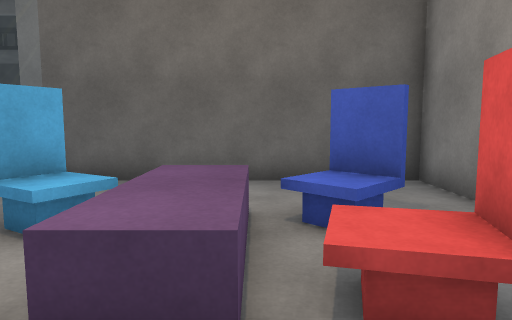
[1] (above)

24 first-person views from a walk through a 3-D level made in the Unity game engine. The camera is 1.3 m above the floor, tilts 6° down and sees 70° across. Doors are open. The floor is counted in squares, 1 m on a side. Each view is taken from the middle of a square. On the plan, view 1 faces up. The plan holds only what a view shows up to about 15 squares ahead; the rest is blank. The place goes on beyond the plan. The player character is not drawn.

[2]
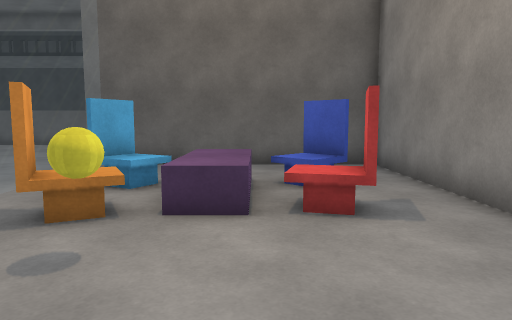

[3]
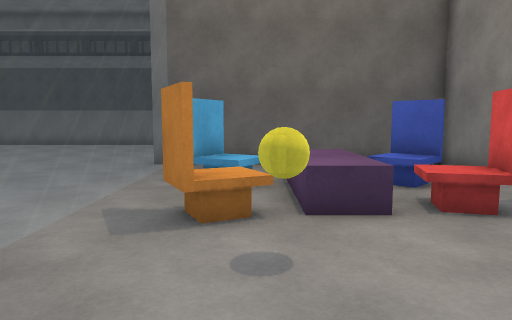

[4]
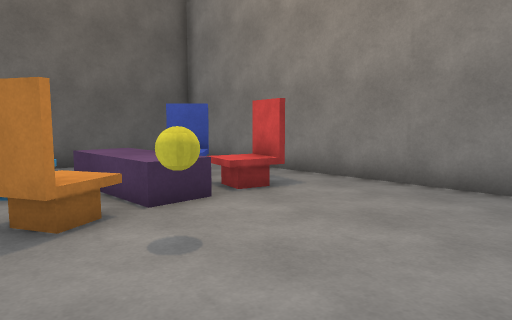

[5]
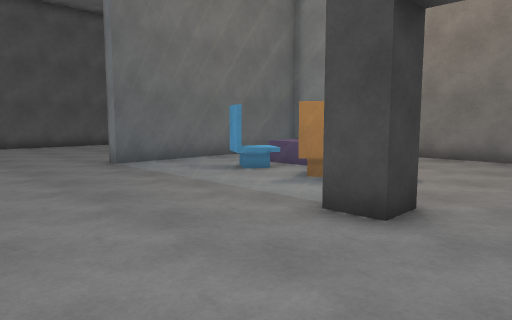

[6]
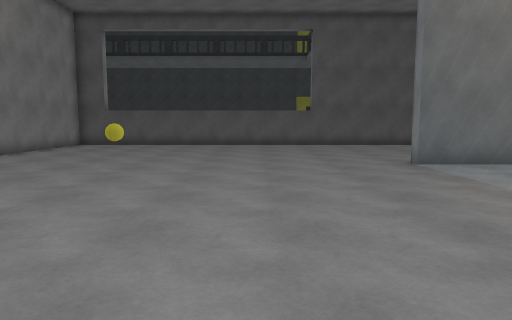

[7]
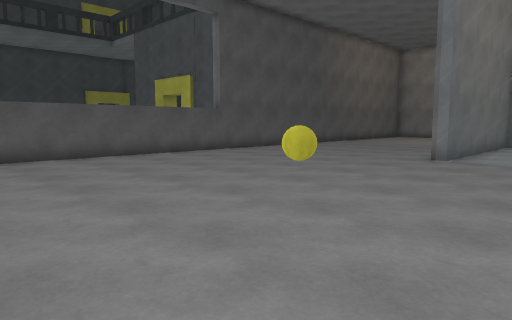

[8]
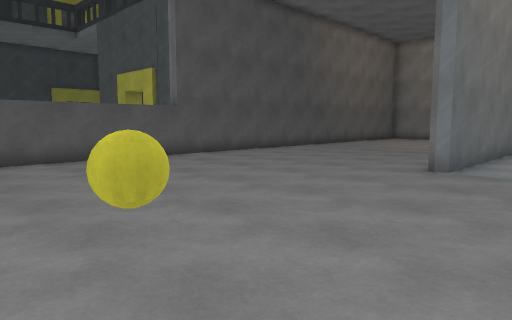

[9]
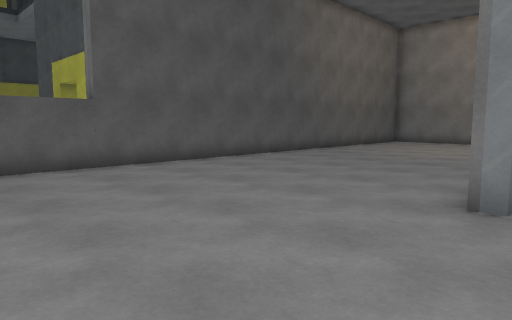

[10]
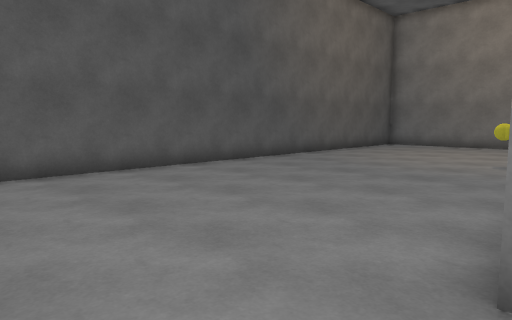

[11]
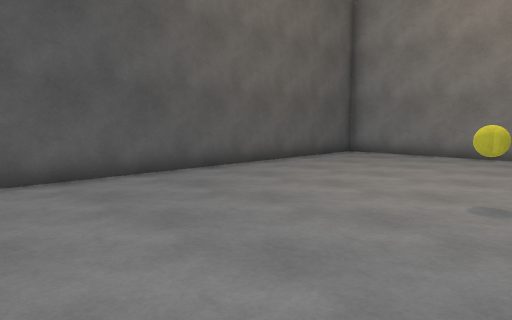

[12]
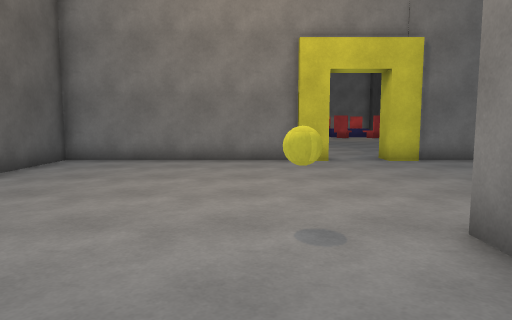

[13]
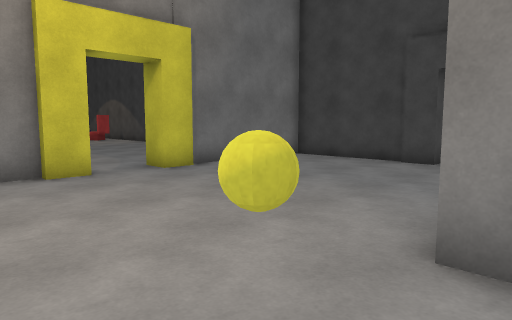

[14]
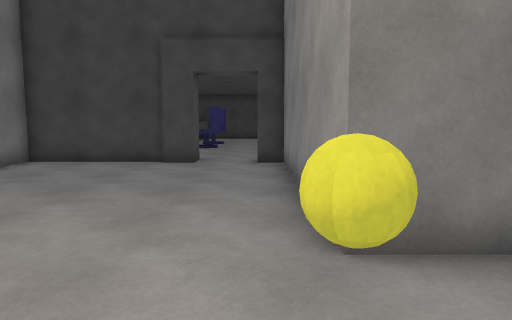

[15]
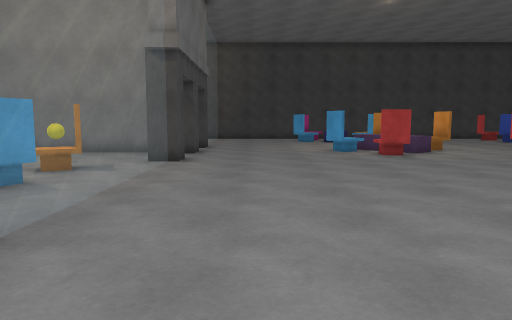

[16]
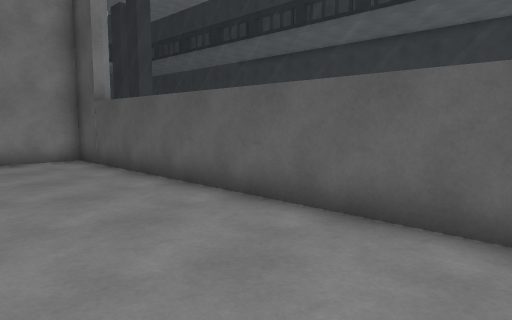

[17]
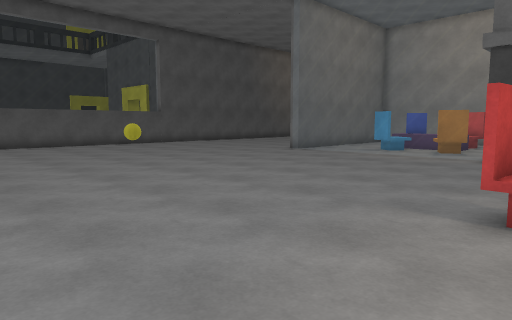

[18]
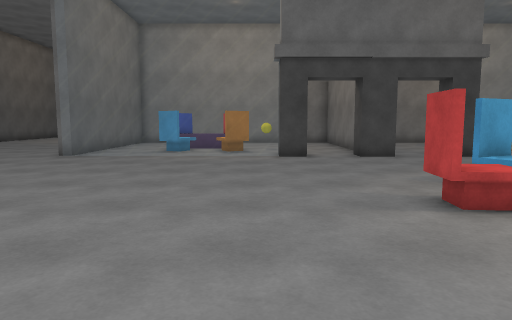

[19]
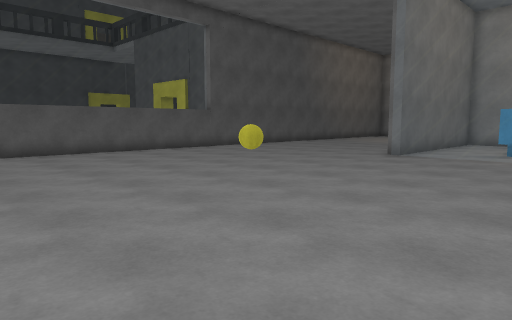

[20]
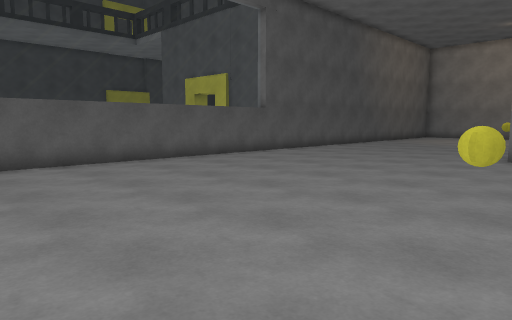

[21]
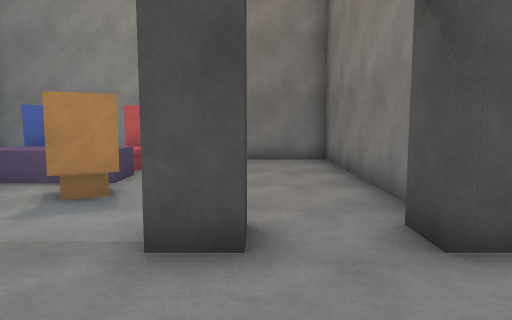

[22]
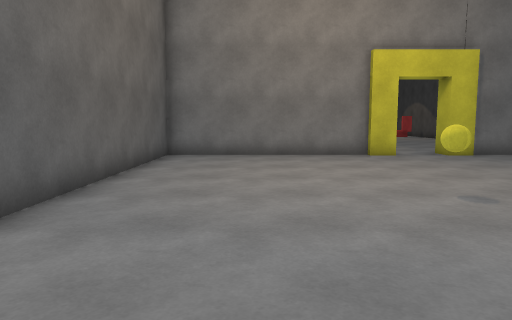

[23]
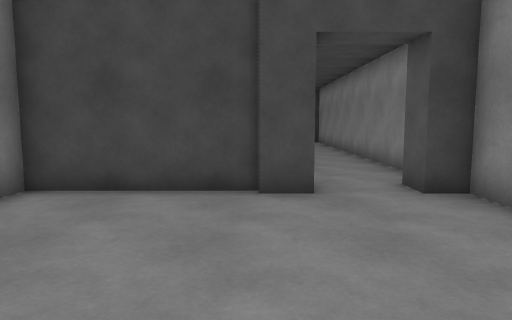

[24]
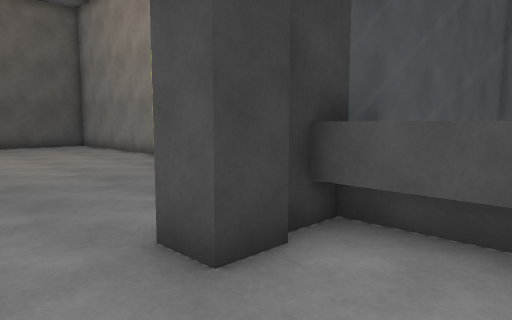

### Floor plan
Key: @ floor where view 1 was taken; # wall or solid block; . floor; = window, fence, low wall or low ledge; ^ raised ledge; C chair; B yellow ball; O other object.
Columns run from 19 left of view 1 to 13 right of it. Each row starts with its distance up from view 1.
 18 ############## ##OOOOO##########
 17 ...............................#
 16 ...............................#
 15 ...............................#
 14  ..............................#
 13  ..............................#
 12 ...............................#
 11 ........................B......#
 10 .......................BB......#
  9 ...............................#
  8  .............=#########.........
  7  ....B........=........#.........
  6 ..............=........#.......##
  5  .............=.CCOCCC.#.......#
  4  .............=.CCOOC..#.......#
  3  .............=.CCOOC..#.......#
  2 ..............=.CCOCCC.#.......#
  1 ..............=.CB.....#.......#
  0  .............#..B.@...#..#######
 -1  ......................#....^
 -2  ....CC................#....^
 -3 ....OCCC......O........#....

Positions as (right, up) in squares from view 1, and headings:
1: (0, 0), facing up
2: (0, -3), facing up
3: (-2, -3), facing up
4: (-4, -3), facing up-right
5: (-10, -3), facing up-right
6: (-10, -3), facing up
7: (-18, 4), facing up-right
8: (-15, 5), facing up-right
9: (-11, 7), facing up-right
10: (-8, 8), facing up-right
11: (-2, 9), facing up-right
12: (0, 11), facing right
13: (3, 12), facing down-right
14: (5, 12), facing down
15: (-8, 12), facing down
16: (-7, 13), facing up-left
17: (-19, -3), facing up-right
18: (-19, 1), facing right
19: (-19, 2), facing up-right
20: (-19, 6), facing up-right
21: (-9, -1), facing right
22: (-2, 14), facing right
23: (8, 7), facing down
24: (5, -3), facing up-right
